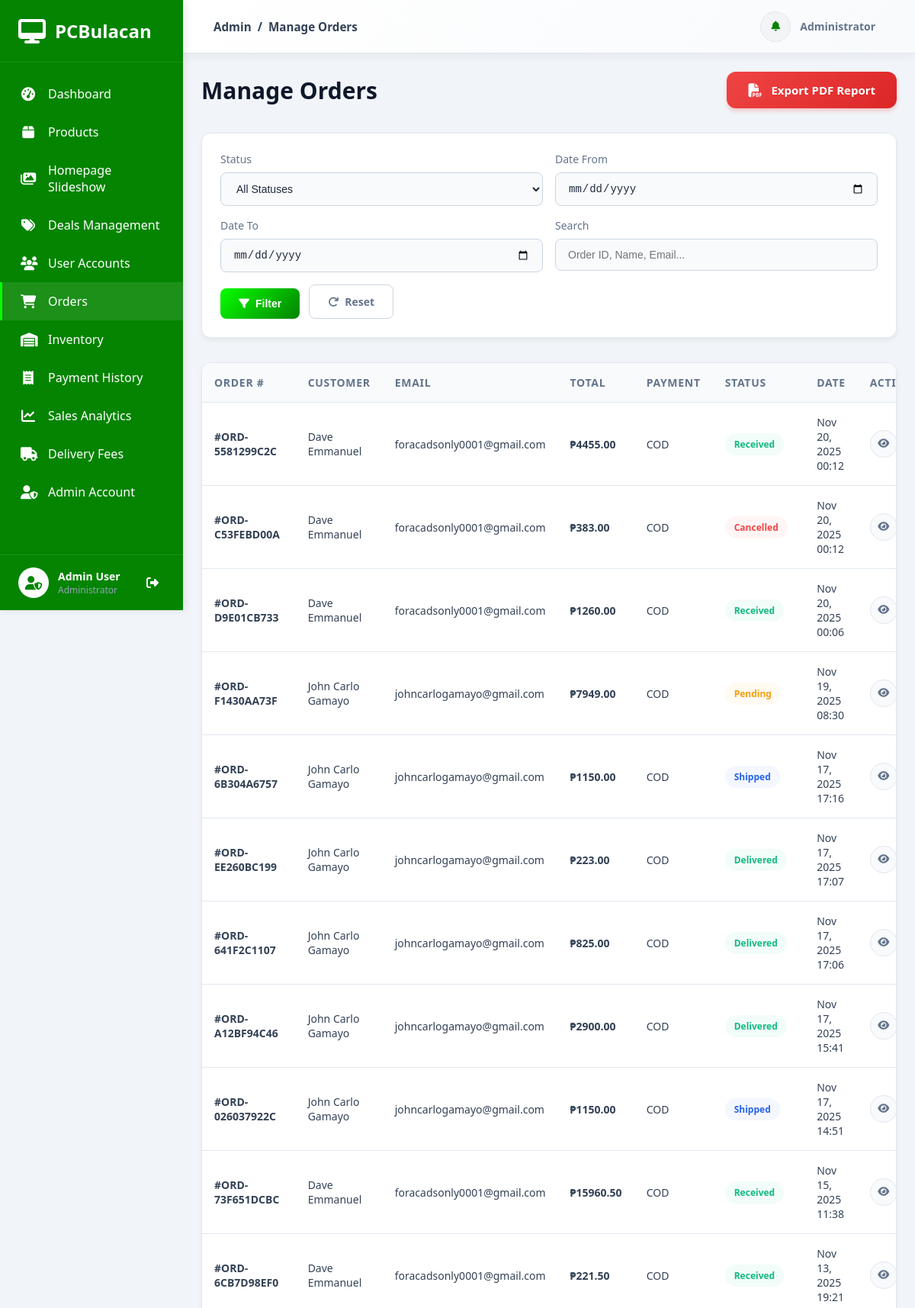
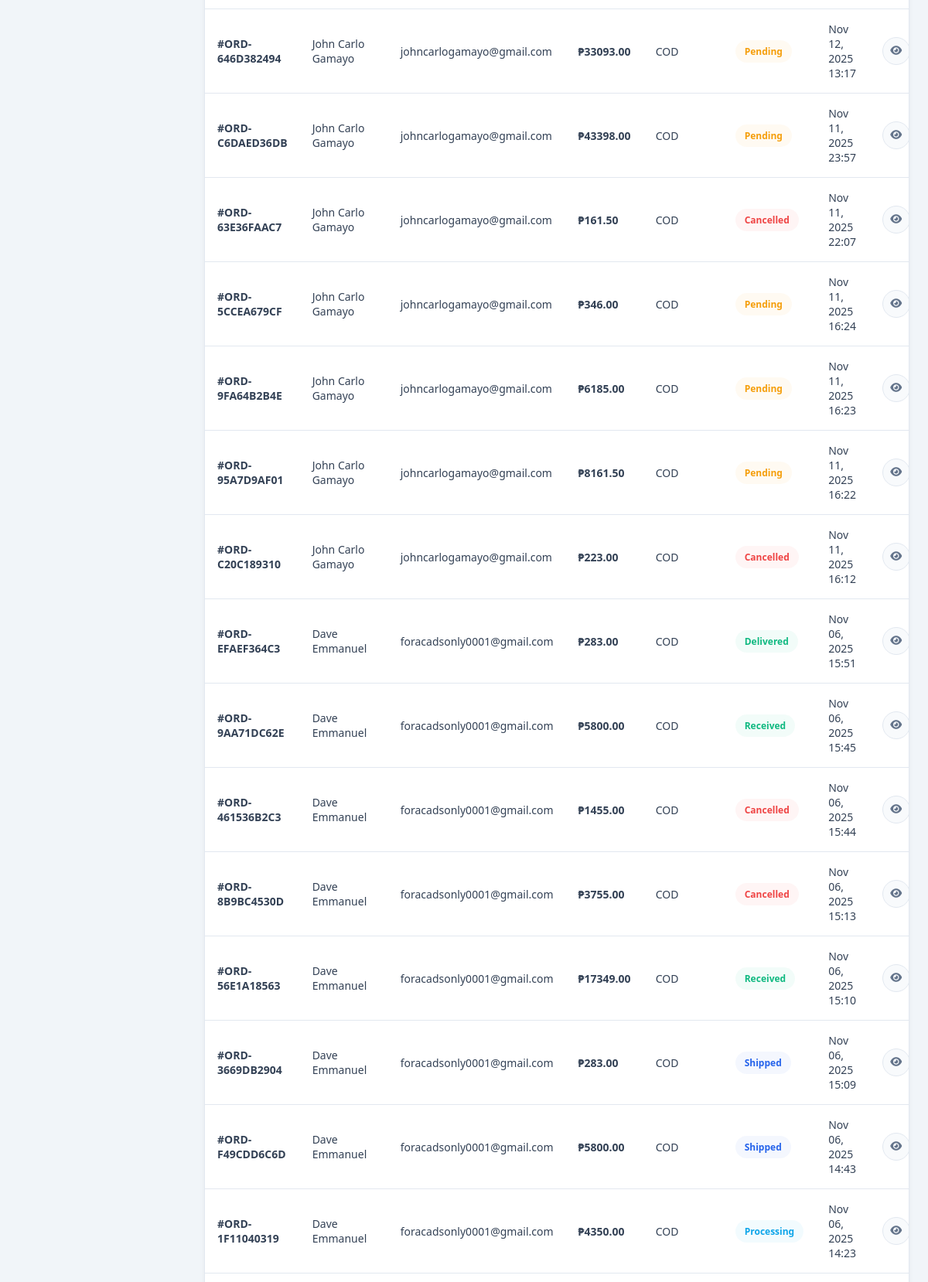
The app's page /dashboard/orders/ (signed in, upper part) with its own data (2 pictures, top to bottom).
### accounts/models.py (models this page shows, shortened)
class User(AbstractUser):
    username = None
    email = models.EmailField(_('email address'), unique=True)
    phone = models.CharField(max_length=20, blank=True, null=True)
    address = models.TextField(blank=True, null=True)
    city = models.CharField(max_length=100, blank=True, null=True)
    state = models.CharField(max_length=100, blank=True, null=True)
    zip_code = models.CharField(max_length=10, blank=True, null=True)
    profile_picture = models.ImageField(upload_to='profile_pictures/', blank=True, null=True)
    USERNAME_FIELD = 'email'
    REQUIRED_FIELDS = ['first_name', 'last_name']
    objects = UserManager()
    class Meta:
        db_table = 'accounts_user'
        verbose_name = 'User'
        verbose_name_plural = 'Users'
        ordering = ['-date_joined']
    def get_full_name(self):
        full_name = f'{self.first_name} {self.last_name}'
        return full_name.strip()

### orders/models.py (models this page shows, shortened)
class Order(models.Model):
    STATUS_CHOICES = [
        ('pending', 'Pending'),
        ('processing', 'Processing'),
        ('shipped', 'Shipped'),
        ('delivered', 'Delivered'),
        ('received', 'Received'),
        ('cancelled', 'Cancelled'),
    ]
    PAYMENT_CHOICES = [
        ('cod', 'Cash on Delivery'),
        ('gcash', 'GCash'),
        ('paymaya', 'PayMaya'),
    ]
    user = models.ForeignKey(settings.AUTH_USER_MODEL, on_delete=models.CASCADE, related_name='orders')
    order_number = models.CharField(max_length=20, unique=True)
    shipping_address = models.ForeignKey('accounts.UserAddress', on_delete=models.SET_NULL, null=True, blank=True, related_name='orders')
    full_name = models.CharField(max_length=200)
    email = models.EmailField()
    phone = models.CharField(max_length=20)
    address = models.TextField()
    city = models.CharField(max_length=100)
    state = models.CharField(max_length=100)
    zip_code = models.CharField(max_length=10)
    status = models.CharField(max_length=20, choices=STATUS_CHOICES, default='pending')
    payment_method = models.CharField(max_length=20, choices=PAYMENT_CHOICES, default='cod')
    payment_screenshot = models.ImageField(upload_to='payment_screenshots/', null=True, blank=True)
    subtotal = models.DecimalField(max_digits=10, decimal_places=2)
    shipping_cost = models.DecimalField(max_digits=10, decimal_places=2, default=0.00)
    total = models.DecimalField(max_digits=10, decimal_places=2)
    notes = models.TextField(blank=True)
    deal_usage_counted = models.BooleanField(default=False, help_text="Track if deal usage has been counted for this order")
    created_at = models.DateTimeField(auto_now_add=True)
    updated_at = models.DateTimeField(auto_now=True)
    class Meta:
        verbose_name = 'Order'
        verbose_name_plural = 'Orders'
        ordering = ['-created_at']

### dashboard/views.py (the view, shortened to what this page needs)
# urls.py: path('orders/', views.manage_orders, name='manage_orders'),
@staff_member_required
def manage_orders(request):
    orders = Order.objects.all().select_related('user')
    status_filter = request.GET.get('status')
    date_from = request.GET.get('date_from')
    date_to = request.GET.get('date_to')
    search = request.GET.get('search')
    if status_filter:
        orders = orders.filter(status=status_filter)
    if date_from:
        orders = orders.filter(created_at__date__gte=date_from)
    if date_to:
        orders = orders.filter(created_at__date__lte=date_to)
    orders = orders.order_by('-created_at')
    context = {'orders': orders}
    return render(request, 'dashboard/manage_orders.html', context)

### orders/context_processors.py (called while the page is built)
def cart_context(request):
    if request.user.is_authenticated:
        cart, created = Cart.objects.get_or_create(user=request.user)
        return {
            'cart': cart,
            'cart_count': cart.unique_items_count  # Count unique products, not total quantity
        }
    return {
        'cart': None,
        'cart_count': 0
    }

### orders/models.py (called while the page is built)
    @property
    def unique_items_count(self):
        return self.items.count()

### templates/dashboard/manage_orders.html (shortened to what this page needs)
{% extends 'admin_base.html' %}
{% load static %}
{% block content %}
{% include 'includes/admin_sidebar.html' %}
<div class="admin-content">
    {% include 'includes/admin_header.html' with page_title="Manage Orders" %}
    <div class="dashboard-wrapper">
        <div style="display: flex; justify-content: space-between; align-items: center; margin-bottom: 2rem;">
            <h1 style="font-size: 1.875rem; font-weight: 700; color: #0f172a; margin: 0;">Manage Orders</h1>
            <a href="{% url 'dashboard:export_orders_pdf' %}" style="padding: 0.875rem 1.75rem; border-radius: 12px; font-size: 0.9375rem; font-weight: 600; display: inline-flex; align-items: center; gap: 0.75rem; text-decoration: none; border: none; background: linear-gradient(135deg, #ef4444 0%, #dc2626 100%); color: white; box-shadow: 0 4px 6px -1px rgba(239, 68, 68, 0.3); transition: all 0.3s ease;">
                <i class="fas fa-file-pdf" style="font-size: 1.125rem;"></i> Export PDF Report
            </a>
        </div>
        <div class="filter-section">
            <form method="get" class="filter-form" id="filterForm">
                <div class="form-group">
                    <label for="status">Status</label>
                    <select name="status" id="status" class="form-control">
                        <option value="">All Statuses</option>
                    </select>
                </div>
                <div class="form-group">
                    <label for="date_from">Date From</label>
                    <input type="date" name="date_from" id="date_from" class="form-control" value="{{ request.GET.date_from }}">
                </div>
                <div class="form-group">
                    <label for="date_to">Date To</label>
                    <input type="date" name="date_to" id="date_to" class="form-control" value="{{ request.GET.date_to }}">
                </div>
                <div class="form-group">
                    <label for="search">Search</label>
                    <input type="text" name="search" id="search" class="form-control" placeholder="Order ID, Name, Email..." value="{{ request.GET.search }}">
                </div>
                <div class="filter-buttons">
                    <button type="submit" class="btn btn-primary">
                        <i class="fas fa-filter"></i> Filter
                    </button>
                    <a href="{% url 'dashboard:manage_orders' %}" class="btn btn-outline">
                        <i class="fas fa-redo"></i> Reset
                    </a>
                </div>
            </form>
        </div>
        <div class="orders-table-wrapper">
            {% if orders %}
            <table class="orders-table">
                <thead>
                    <tr>
                        <th>Order #</th>
                        <th>Customer</th>
                        <th>Email</th>
                        <th>Total</th>
                        <th>Payment</th>
                        <th>Status</th>
                        <th>Date</th>
                        <th>Actions</th>
                    </tr>
                </thead>
                <tbody>
                    {% for order in orders %}
                    <tr>
                        <td><strong>#{{ order.order_number }}</strong></td>
                        <td>{{ order.full_name }}</td>
                        <td>{{ order.email }}</td>
                        <td><strong>₱{{ order.total|floatformat:2 }}</strong></td>
                        <td><span style="text-transform: uppercase;">{{ order.payment_method }}</span></td>
                        <td>
                            <span class="status-badge status-{{ order.status }}">
                                {{ order.get_status_display }}
                            </span>
                        </td>
                        <td>{{ order.created_at|date:"M d, Y H:i" }}</td>
                        <td>
                            <button class="action-btn" onclick="viewOrder('{{ order.order_number }}')" title="View Details">
                                <i class="fas fa-eye"></i>
                            </button>
                        </td>
                    </tr>
                    {% endfor %}
                </tbody>
            </table>
            {% else %}
            <div class="empty-state">
                <i class="fas fa-shopping-bag"></i>
                <h3>No Orders Found</h3>
                <p>There are no orders matching your criteria.</p>
            </div>
            {% endif %}
        </div>
    </div>
</div>
{% endblock %}

### templates/includes/admin_sidebar.html (shortened to what this page needs)
{% load static %}
<nav class="admin-sidebar">
    <div class="sidebar-header">
        <div class="logo">
            <i class="fas fa-desktop" style="color: white;"></i>
            <span>PCBulacan</span>
        </div>
    </div>
    <div class="sidebar-menu">
        <a href="{% url 'dashboard:home' %}" class="menu-item {% if request.resolver_match.url_name == 'home' %}active{% endif %}">
            <i class="fas fa-tachometer-alt"></i>
            <span>Dashboard</span>
        </a>
        <a href="{% url 'dashboard:manage_products' %}" class="menu-item ">
            <i class="fas fa-box"></i>
            <span>Products</span>
        </a>
        <a href="{% url 'dashboard:manage_slideshow' %}" class="menu-item {% if request.resolver_match.url_name == 'manage_slideshow' %}active{% endif %}">
            <i class="fas fa-images"></i>
            <span>Homepage Slideshow</span>
        </a>
        <a href="{% url 'dashboard:manage_deals' %}" class="menu-item ">
            <i class="fas fa-tags"></i>
            <span>Deals Management</span>
        </a>
        <a href="{% url 'dashboard:manage_users' %}" class="menu-item {% if request.resolver_match.url_name == 'manage_users' %}active{% endif %}">
            <i class="fas fa-users"></i>
            <span>User Accounts</span>
        </a>
        <a href="{% url 'dashboard:manage_orders' %}" class="menu-item {% if request.resolver_match.url_name == 'manage_orders' %}active{% endif %}">
            <i class="fas fa-shopping-cart"></i>
            <span>Orders</span>
        </a>
        <a href="{% url 'dashboard:inventory_management' %}" class="menu-item {% if request.resolver_match.url_name == 'inventory_management' %}active{% endif %}">
            <i class="fas fa-warehouse"></i>
            <span>Inventory</span>
        </a>
        <a href="{% url 'dashboard:payment_history' %}" class="menu-item {% if request.resolver_match.url_name == 'payment_history' %}active{% endif %}">
            <i class="fas fa-receipt"></i>
            <span>Payment History</span>
        </a>
        <a href="{% url 'dashboard:sales_analytics' %}" class="menu-item {% if request.resolver_match.url_name == 'sales_analytics' %}active{% endif %}">
            <i class="fas fa-chart-line"></i>
            <span>Sales Analytics</span>
        </a>
        <a href="{% url 'dashboard:manage_delivery_fees' %}" class="menu-item {% if request.resolver_match.url_name == 'manage_delivery_fees' %}active{% endif %}">
            <i class="fas fa-truck"></i>
            <span>Delivery Fees</span>
        </a>
        <a href="{% url 'dashboard:admin_account' %}" class="menu-item {% if request.resolver_match.url_name == 'admin_account' %}active{% endif %}">
            <i class="fas fa-user-shield"></i>
            <span>Admin Account</span>
        </a>
    </div>
    <div class="sidebar-footer">
        <div class="user-info">
            <div class="user-avatar">
                <i class="fas fa-user-shield" style="color: #048400;"></i>
            </div>
            <div class="user-details">
                <div class="user-name">{{ user.get_full_name }}</div>
                <div class="user-role">Administrator</div>
            </div>
        </div>
        <a href="{% url 'accounts:logout' %}" class="logout-btn" title="Logout">
            <i class="fas fa-sign-out-alt" style="color: white;"></i>
        </a>
    </div>
</nav>

### static/css/admin.css (style rules this page uses)
:root { --primary-color: #048400; --secondary-color: #64748b; --success-color: #10b981; --warning-color: #f59e0b; --danger-color: #ef4444; --info-color: #06b6d4; --dark-color: #0f172a; --light-color: #f8fafc; --border-color: #e2e8f0; --sidebar-width: 260px; --header-height: 70px; }
* { margin: 0; padding: 0; box-sizing: border-box; }
body { font-family: 'Segoe UI', Tahoma, Geneva, Verdana, sans-serif; background-color: #f1f5f9; color: #334155; }
.admin-sidebar { width: var(--sidebar-width); background: linear-gradient(135deg, #08fe01 0%, #048400 100%);; color: white; position: fixed; left: 0; top: 0; bottom: 0; display: flex; flex-direction: column; z-index: 1000; box-shadow: 2px 0 10px rgba(0, 0, 0, 0.1); transition: transform 0.3s ease; }
.sidebar-header { padding: 1.5rem; border-bottom: 1px solid rgba(255, 255, 255, 0.1); background-color: #048400; }
.sidebar-header .logo { display: flex; align-items: center; gap: 0.75rem; font-size: 1.5rem; font-weight: bold; color: white; }
.sidebar-header .logo i { color: var(--primary-color); font-size: 2rem; }
.sidebar-menu { flex: 1; padding: 1rem 0; overflow-y: auto; background-color: #048400; }
.menu-item { display: flex; align-items: center; gap: 1rem; padding: 0.875rem 1.5rem; color: white; text-decoration: none; transition: all 0.3s ease; border-left: 3px solid transparent; }
.menu-item.active { background-color: rgba(236, 238, 244, 0.1); color: white; border-left-color: #08fe01; }
.menu-item i { font-size: 1.125rem; width: 20px; text-align: center; }
.sidebar-footer { padding: 1rem 1.5rem; border-top: 1px solid rgba(255, 255, 255, 0.1); display: flex; align-items: center; justify-content: space-between; background-color: #048400; }
.user-info { display: flex; align-items: center; gap: 0.75rem; flex: 1; }
.user-avatar { width: 40px; height: 40px; border-radius: 50%; background-color: white; display: flex; align-items: center; justify-content: center; font-size: 1.125rem; }
.user-details { flex: 1; }
.user-name { font-weight: 600; font-size: 0.875rem; color: white; }
.user-role { font-size: 0.75rem; color: #94a3b8; }
.logout-btn { color: #cbd5e1; text-decoration: none; padding: 0.5rem; border-radius: 0.375rem; transition: all 0.3s ease; }
.admin-content { margin-left: var(--sidebar-width); flex: 1; display: flex; flex-direction: column; min-height: 100vh; }
.dashboard-wrapper { flex: 1; padding: 2rem; }
table { width: 100%; border-collapse: collapse; }
table thead th { text-align: left; padding: 0.75rem; font-size: 0.875rem; font-weight: 600; color: var(--secondary-color); border-bottom: 2px solid var(--border-color); }
table tbody td { padding: 0.875rem 0.75rem; font-size: 0.875rem; border-bottom: 1px solid var(--border-color); }
.status-badge { display: inline-block; padding: 0.25rem 0.75rem; border-radius: 1rem; font-size: 0.75rem; font-weight: 600; }
.btn { display: inline-flex; align-items: center; gap: 0.5rem; padding: 0.625rem 1.25rem; border-radius: 0.5rem; font-size: 0.875rem; font-weight: 500; cursor: pointer; transition: all 0.3s ease; border: none; text-decoration: none; }
.btn-primary { background: linear-gradient(165deg, #08fe01 0%, #048400 100%); color: white; }
@media (max-width: 1400px) { .dashboard-wrapper { padding: 1.5rem; } }
@media (max-width: 1200px) { :root { --sidebar-width: 240px; } }
@media (max-width: 1200px) { .admin-content { margin-left: 240px; } }
@media (max-width: 1200px) { .dashboard-wrapper { padding: 1.25rem; } }

### templates/admin_base.html (style rules this page uses)
body { background: #f1f5f9; margin: 0; padding: 0; overflow-x: hidden; }
.admin-sidebar { position: fixed; left: 0; top: 0; bottom: 0; width: 260px; height: 100vh; z-index: 1000; background: #1e293b; overflow-y: auto; overflow-x: hidden; }
.admin-content { margin-left: 260px; width: calc(100% - 260px); min-height: 100vh; display: flex; flex-direction: column; box-sizing: border-box; }
.dashboard-wrapper { flex: 1; padding: 2rem 2.5rem; background: #f1f5f9; width: 100%; box-sizing: border-box; }
@media (max-width: 1200px) { .admin-sidebar { width: 240px; } }
@media (max-width: 1200px) { .admin-content { margin-left: 240px; width: calc(100% - 240px); } }
@media (max-width: 1200px) { .dashboard-wrapper { padding: 1.5rem; } }

### records on screen
User: get_full_name "Admin User"
Order: order_number "ORD-5581299C2C", full_name "Dave Emmanuel", email "foracadsonly0001@gmail.com", total "4455.00", payment_method "COD", status "Received", created_at "Nov 20, 2025 00:12"
Order: order_number "ORD-C53FEBD00A", full_name "Dave Emmanuel", email "foracadsonly0001@gmail.com", total "383.00", payment_method "COD", status "Cancelled", created_at "Nov 20, 2025 00:12"
Order: order_number "ORD-D9E01CB733", full_name "Dave Emmanuel", email "foracadsonly0001@gmail.com", total "1260.00", payment_method "COD", status "Received", created_at "Nov 20, 2025 00:06"
Order: order_number "ORD-F1430AA73F", full_name "John Carlo Gamayo", email "johncarlogamayo@gmail.com", total "7949.00", payment_method "COD", status "Pending", created_at "Nov 19, 2025 08:30"
Order: order_number "ORD-6B304A6757", full_name "John Carlo Gamayo", email "johncarlogamayo@gmail.com", total "1150.00", payment_method "COD", status "Shipped", created_at "Nov 17, 2025 17:16"
Order: order_number "ORD-EE260BC199", full_name "John Carlo Gamayo", email "johncarlogamayo@gmail.com", total "223.00", payment_method "COD", status "Delivered", created_at "Nov 17, 2025 17:07"
Order: order_number "ORD-641F2C1107", full_name "John Carlo Gamayo", email "johncarlogamayo@gmail.com", total "825.00", payment_method "COD", status "Delivered", created_at "Nov 17, 2025 17:06"
Order: order_number "ORD-A12BF94C46", full_name "John Carlo Gamayo", email "johncarlogamayo@gmail.com", total "2900.00", payment_method "COD", status "Delivered", created_at "Nov 17, 2025 15:41"
Order: order_number "ORD-026037922C", full_name "John Carlo Gamayo", email "johncarlogamayo@gmail.com", total "1150.00", payment_method "COD", status "Shipped", created_at "Nov 17, 2025 14:51"
Order: order_number "ORD-73F651DCBC", full_name "Dave Emmanuel", email "foracadsonly0001@gmail.com", total "15960.50", payment_method "COD", status "Received", created_at "Nov 15, 2025 11:38"
Order: order_number "ORD-6CB7D98EF0", full_name "Dave Emmanuel", email "foracadsonly0001@gmail.com", total "221.50", payment_method "COD", status "Received", created_at "Nov 13, 2025 19:21"
Order: order_number "ORD-646D382494", full_name "John Carlo Gamayo", email "johncarlogamayo@gmail.com", total "33093.00", payment_method "COD", status "Pending", created_at "Nov 12, 2025 13:17"
Order: order_number "ORD-C6DAED36DB", full_name "John Carlo Gamayo", email "johncarlogamayo@gmail.com", total "43398.00", payment_method "COD", status "Pending", created_at "Nov 11, 2025 23:57"
Order: order_number "ORD-63E36FAAC7", full_name "John Carlo Gamayo", email "johncarlogamayo@gmail.com", total "161.50", payment_method "COD", status "Cancelled", created_at "Nov 11, 2025 22:07"
Order: order_number "ORD-5CCEA679CF", full_name "John Carlo Gamayo", email "johncarlogamayo@gmail.com", total "346.00", payment_method "COD", status "Pending", created_at "Nov 11, 2025 16:24"
Order: order_number "ORD-9FA64B2B4E", full_name "John Carlo Gamayo", email "johncarlogamayo@gmail.com", total "6185.00", payment_method "COD", status "Pending", created_at "Nov 11, 2025 16:23"
Order: order_number "ORD-95A7D9AF01", full_name "John Carlo Gamayo", email "johncarlogamayo@gmail.com", total "8161.50", payment_method "COD", status "Pending", created_at "Nov 11, 2025 16:22"
Order: order_number "ORD-C20C189310", full_name "John Carlo Gamayo", email "johncarlogamayo@gmail.com", total "223.00", payment_method "COD", status "Cancelled", created_at "Nov 11, 2025 16:12"
Order: order_number "ORD-EFAEF364C3", full_name "Dave Emmanuel", email "foracadsonly0001@gmail.com", total "283.00", payment_method "COD", status "Delivered", created_at "Nov 06, 2025 15:51"
Order: order_number "ORD-9AA71DC62E", full_name "Dave Emmanuel", email "foracadsonly0001@gmail.com", total "5800.00", payment_method "COD", status "Received", created_at "Nov 06, 2025 15:45"
Order: order_number "ORD-461536B2C3", full_name "Dave Emmanuel", email "foracadsonly0001@gmail.com", total "1455.00", payment_method "COD", status "Cancelled", created_at "Nov 06, 2025 15:44"
Order: order_number "ORD-8B9BC4530D", full_name "Dave Emmanuel", email "foracadsonly0001@gmail.com", total "3755.00", payment_method "COD", status "Cancelled", created_at "Nov 06, 2025 15:13"
Order: order_number "ORD-56E1A18563", full_name "Dave Emmanuel", email "foracadsonly0001@gmail.com", total "17349.00", payment_method "COD", status "Received", created_at "Nov 06, 2025 15:10"
Order: order_number "ORD-3669DB2904", full_name "Dave Emmanuel", email "foracadsonly0001@gmail.com", total "283.00", payment_method "COD", status "Shipped", created_at "Nov 06, 2025 15:09"
Order: order_number "ORD-F49CDD6C6D", full_name "Dave Emmanuel", email "foracadsonly0001@gmail.com", total "5800.00", payment_method "COD", status "Shipped", created_at "Nov 06, 2025 14:43"
Order: order_number "ORD-1F11040319", full_name "Dave Emmanuel", email "foracadsonly0001@gmail.com", total "4350.00", payment_method "COD", status "Processing", created_at "Nov 06, 2025 14:23"

### other values on screen
{{ page_title|default:"Dashboard" }} "Manage Orders"
